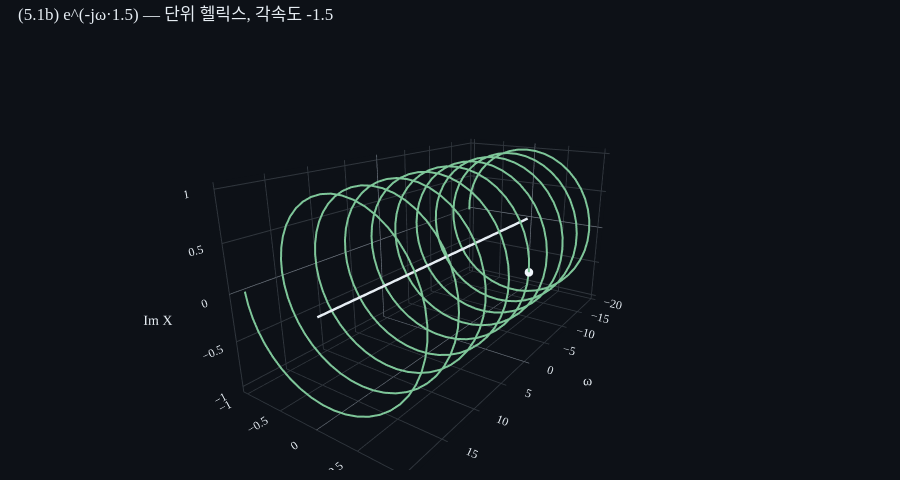

Notebook source saved alongside this figure:
### Markdown cell above
**(b) Linear phase `e^(-jωα)`** — 단위 헬릭스. ω 따라 `(cos(ωα), -sin(ωα))`로 일정한 각속도 -α로 회전. envelope = 1 (단위원통)

### Code cell
# 단위 헬릭스를 SpectrumPlot 좌표계 (ω, Re, Im)에 띄움
unit_phase = np.exp(-1j * omegas_3d * ALPHA)
panel_phase = SpectrumPlot(view='re_im', show_inset=False)
panel_phase.show_spectrum(omegas_3d, unit_phase)
panel_phase.figure.layout.title.text = (
    f'(5.1b) e^(-jω·{ALPHA}) — 단위 헬릭스, 각속도 -{ALPHA}'
)
panel_phase.figure.show()

### Figure 1 — Plotly figure (JSON) as saved in the notebook; plotly's stock layout.template omitted (floating-point values rounded to 4 significant figures; data arrays with more than 128 entries replaced by an {"elided": "..."} marker saying what was removed)
{"data": [{"line": {"color": "#e6edf3", "width": 5}, "mode": "lines", "name": "t-axis", "opacity": 1, "scene": "scene", "showlegend": false, "type": "scatter3d", "x": [-18.85, 18.85], "y": [0, 0], "z": [0, 0]}, {"line": {"color": "#7ec699", "width": 4}, "mode": "lines", "name": "X(jω)", "type": "scatter3d", "x": {"elided": "401 float values"}, "y": {"elided": "401 float values"}, "z": {"elided": "401 float values"}}, {"marker": {"color": "#f0f6fc", "size": 5}, "mode": "markers", "name": "ω=0", "type": "scatter3d", "x": [0], "y": [1], "z": [0]}], "layout": {"font": {"color": "#e6edf3", "family": "serif", "size": 12}, "height": 480, "margin": {"b": 10, "l": 10, "r": 10, "t": 40}, "paper_bgcolor": "#0d1117", "plot_bgcolor": "#0d1117", "scene": {"aspectmode": "manual", "aspectratio": {"x": 2, "y": 1, "z": 1}, "camera": {"eye": {"x": 2.2, "y": 1.5, "z": 0.9}}, "xaxis": {"backgroundcolor": "#0d1117", "color": "#e6edf3", "gridcolor": "#30363d", "showbackground": true, "title": {"text": "ω"}, "zerolinecolor": "#7d8590"}, "yaxis": {"backgroundcolor": "#0d1117", "color": "#e6edf3", "gridcolor": "#30363d", "showbackground": true, "title": {"text": "Re X"}, "zerolinecolor": "#7d8590"}, "zaxis": {"backgroundcolor": "#0d1117", "color": "#e6edf3", "gridcolor": "#30363d", "showbackground": true, "title": {"text": "Im X"}, "zerolinecolor": "#7d8590"}}, "showlegend": false, "title": {"font": {"color": "#e6edf3"}, "text": "(5.1b) e^(-jω·1.5) — 단위 헬릭스, 각속도 -1.5", "x": 0.02, "xanchor": "left"}}}
